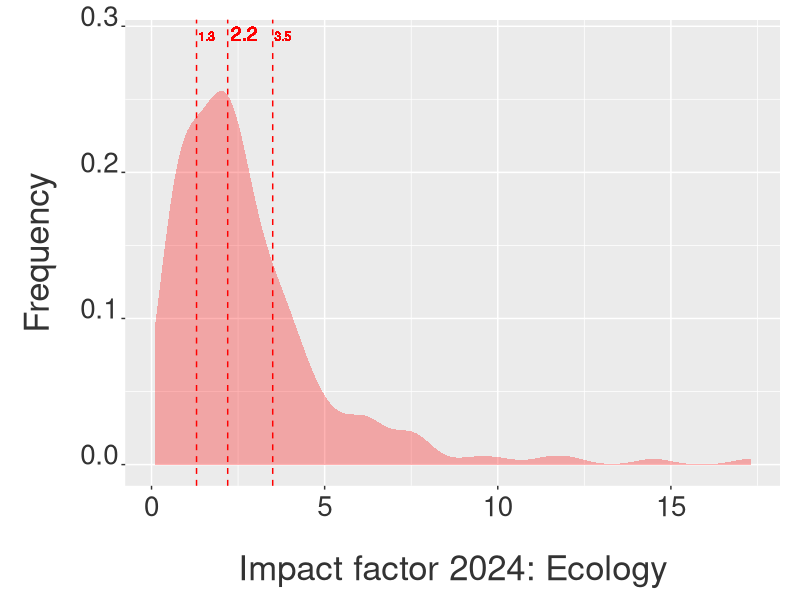

Here is the R script that generated this plot: (Note: this script raises an error after producing the figure.)
################################################################################
##### Impact factor analysis of the journals classified as "Ecology" (JCR)
##### and "Biodiversity" (CAPES).
##### Ecological Synthesis Lab: https://marcomellolab.wordpress.com.
##### Author: Marco Mello.
##### See README for further info:
##### https://github.com/marmello77/ImpactFactor/blob/master/README.md
################################################################################


################################################################################
##### Get ready
################################################################################


setwd(dirname(rstudioapi::getActiveDocumentContext()$path))

rm(list= ls())

library(ggplot2)
library(plyr)
library(RColorBrewer)
library(reshape2)
library(tidyverse)


################################################################################
##### Ecology
################################################################################


# Data import based on the JCR format used until 2021:

#jcreco = read.csv("data/jcr ecology 2021.csv", na = "Not Available",
#skip = 1, header = T)
#neco<-dim(jcreco)[1]
#jcreco<-jcreco[1:(neco-2),]
#jcreco<-jcreco[,1:(ncol(jcreco)-1)]


# Since 2021, JCR changed the raw data to a much messier format. The data are
# downloaded with an extra empty column in the end. You can either remove it 
# manually or using the updated methods below. I prefer Method 2.

# Method 1
#fl <- "data/jcr ecology 2021.csv"
#txt <- readLines(fl)
#txt <- txt[-1]
#txt <- sub(",$", "", txt)
#con <- textConnection(txt)
#df1 <- read.csv(con)
#close(con)
#head(df1)

# Method 2

jcreco <- read.table("data/jcr ecology 2024.csv", sep=",", 
                 skip=2, fill=T, header=T, row.names=NULL,
                 na.strings = "N/A")
names(jcreco)[-ncol(jcreco)] <- names(jcreco)[-1]
jcreco <- jcreco[,-ncol(jcreco)]
jcreco <- jcreco[1:(nrow(jcreco)-2),]
jcreco$Total.Citations <- as.integer(gsub(",", "", jcreco$Total.Citations))

# Since 2024, JCR uses "<0.1" for very low JIF values instead of a number.
# This causes the entire column to be imported as character, breaking quantile().
# The line below converts the column to numeric, turning "<0.1" into NA.
jcreco$X2024.JIF <- suppressWarnings(as.numeric(jcreco$X2024.JIF))

head(jcreco)
tail(jcreco)
colnames(jcreco)
str(jcreco)
dim(jcreco)
sum(is.na(jcreco))

jcreco.med <- summarise(jcreco, 
                        IFmedian = median(X2024.JIF, na.rm = T))
jcreco.med
eco.med = round(jcreco.med[1,1], digits = 2)
eco.med

jcreco.qua1 <- summarise(jcreco, 
                         IFqua1 = quantile(X2024.JIF, probs = 0.25, na.rm = T))
class(jcreco.qua1)
head(jcreco.qua1)
str(jcreco.qua1)
eco.qua1 = round(jcreco.qua1[1,1], digits = 2)
eco.qua1

jcreco.qua2 <- summarise(jcreco, 
                         IFqua2 = quantile(X2024.JIF, probs = 0.75, na.rm = T))
class(jcreco.qua2)
head(jcreco.qua2)
str(jcreco.qua2)
eco.qua2 = round(jcreco.qua2[1,1], digits = 2)
eco.qua2

p1 <- ggplot(jcreco, aes(x=X2024.JIF)) +
  geom_density(color = F, fill = "red", alpha = 0.3, position = "identity") +
  xlab("Impact factor 2024: Ecology") + 
  ylab("Frequency") +
  theme(axis.text.x = element_text(colour="grey20",size=20,
                                   angle=0,hjust=.5,vjust=.5,face="plain"),
        axis.text.y = element_text(colour="grey20",size=20,
                                   angle=0,hjust=1,vjust=0,face="plain"),
        axis.title.x = element_text(colour="grey20",size=25,
                                    angle=0,hjust=.5,vjust=0,face="plain"),
        axis.title.y = element_text(colour="grey20",size=25,
                                    angle=90,hjust=.5,vjust=.5,face="plain")) +
  theme(plot.margin = unit(c(0.5,0.5,0.5,0.5),"cm")) +
  theme(axis.title.y=element_text(margin=margin(0,20,0,0)),
        axis.title.x=element_text(margin=margin(20,0,0,0))) +
  geom_vline(data=jcreco.med, aes(xintercept=eco.med),
             linetype="dashed", size=0.5, color = "red") +
  geom_text(aes(eco.med, 0.29, label = eco.med, angle = 0, 
                hjust = -0.1, vjust = 0), size = 5, color = "red") +
  geom_vline(data=jcreco.qua1, aes(xintercept=eco.qua1),
             linetype="dashed", size=0.5, color = "red") +
  geom_text(aes(eco.qua1, 0.29, label = eco.qua1, angle = 0, 
                hjust = -0.1, vjust = 0), size = 3, color = "red") +
  geom_vline(data=jcreco.qua1, aes(xintercept=eco.qua2),
             linetype="dashed", size=0.5, color = "red") +
  geom_text(aes(eco.qua2, 0.29, label = eco.qua2, angle = 0,
                hjust = -0.1, vjust = 0), size = 3, color = "red")

p1
png(filename= "figures/ecology 2024.png", 
    res= 300,  height= 16, 
    width=26, unit="cm")
p1
dev.off()


################################################################################
##### Biodiversity
################################################################################


jcroce <- read.table("data/jcr oceanography 2024.csv", sep=",", 
                     skip=2, fill=T, header=T, row.names=NULL,
                     na.strings = "N/A")
names(jcroce)[-ncol(jcroce)] <- names(jcroce)[-1]
jcroce <- jcroce[,-ncol(jcroce)]
jcroce <- jcroce[1:(nrow(jcroce)-2),]
jcroce$Total.Citations <- as.integer(gsub(",", "", jcroce$Total.Citations))
jcroce$X2024.JIF <- suppressWarnings(as.numeric(jcroce$X2024.JIF))


jcrpla <- read.table("data/jcr plant sciences 2024.csv", sep=",", 
                     skip=2, fill=T, header=T, row.names=NULL,
                     na.strings = "N/A")
names(jcrpla)[-ncol(jcrpla)] <- names(jcrpla)[-1]
jcrpla <- jcrpla[,-ncol(jcrpla)]
jcrpla <- jcrpla[1:(nrow(jcrpla)-2),]
jcrpla$Total.Citations <- as.integer(gsub(",", "", jcrpla$Total.Citations))
jcrpla$X2024.JIF <- suppressWarnings(as.numeric(jcrpla$X2024.JIF))


jcrzoo <- read.table("data/jcr zoology 2024.csv", sep=",", 
                     skip=2, fill=T, header=T, row.names=NULL,
                     na.strings = "N/A")
names(jcrzoo)[-ncol(jcrzoo)] <- names(jcrzoo)[-1]
jcrzoo <- jcrzoo[,-ncol(jcrzoo)]
jcrzoo <- jcrzoo[1:(nrow(jcrzoo)-2),]
jcrzoo$Total.Citations <- as.integer(gsub(",", "", jcrzoo$Total.Citations))
jcrzoo$X2024.JIF <- suppressWarnings(as.numeric(jcrzoo$X2024.JIF))


head(jcroce)
tail(jcroce)
colnames(jcroce)
str(jcroce)
dim(jcroce)
sum(is.na(jcroce))

head(jcrpla)
tail(jcrpla)
colnames(jcrpla)
str(jcrpla)
dim(jcrpla)
sum(is.na(jcrpla))

head(jcrzoo)
tail(jcrzoo)
colnames(jcrzoo)
str(jcrzoo)
dim(jcrzoo)
sum(is.na(jcrzoo))

jcrbio <- rbind(jcreco, jcroce[1:nrow(jcroce),], 
                jcrpla[1:nrow(jcrpla),], jcrzoo[1:nrow(jcrzoo),])

head(jcrbio)
tail(jcrbio)
dim(jcrbio)
names(jcrbio)
nrow(jcrbio)
length(jcrbio$Journal.name)
sum(nrow(jcreco), nrow(jcroce), nrow(jcrpla), nrow(jcrzoo))

jcrbio$Category <- c(replicate(nrow(jcreco), "Ecology"), 
                     replicate(nrow(jcroce), "Oceanography"), 
                     replicate(nrow(jcrpla), "PlantScience"), 
                     replicate(nrow(jcrzoo), "Zoology"))

jcrbio.med <- ddply(jcrbio, "Category", summarise, 
                    IFmedian = median(X2024.JIF, na.rm = T))
jcrbio.med

eco.med = round(jcrbio.med[1,2], digits = 2)
oce.med = round(jcrbio.med[2,2], digits = 2)
pla.med = round(jcrbio.med[3,2], digits = 2)
zoo.med = round(jcrbio.med[4,2], digits = 2)

p2 <- ggplot(jcrbio, aes(x=X2024.JIF, fill=Category)) +
  geom_density(alpha=.3, position="identity", color = F) +
  xlab("Impact factor 2024: Biodiversidade Capes") + 
  ylab("Frequency") +
  theme(axis.text.x = element_text(colour="grey20",size=20,angle=0,
                                   hjust=.5,vjust=.5,face="plain"),
        axis.text.y = element_text(colour="grey20",size=20,angle=0,
                                   hjust=1,vjust=0,face="plain"),
        axis.title.x = element_text(colour="grey20",size=25,angle=0,
                                    hjust=.5,vjust=0,face="plain"),
        axis.title.y = element_text(colour="grey20",size=25,angle=90,
                                    hjust=.5,vjust=.5,face="plain")) +
  theme(plot.margin = unit(c(0.5,0.5,0.5,0.5),"cm")) +
  theme(axis.title.y=element_text(margin=margin(0,20,0,0)),
        axis.title.x=element_text(margin=margin(20,0,0,0))) +
  geom_vline(data=jcrbio.med, aes(xintercept=IFmedian,  colour=Category),
             linetype="dashed", size=0.5) +
  geom_text(aes(eco.med, 0.60, label = eco.med, angle = 0, 
                hjust = 0, vjust = 0), size = 3) +
  geom_text(aes(oce.med, 0.62, label = oce.med, angle = 0, 
                hjust = 0, vjust = 0), size = 3) +
  geom_text(aes(pla.med, 0.64, label = pla.med, angle = 0, 
                hjust = 0, vjust = 0), size = 3) +
  geom_text(aes(zoo.med, 0.66, label = zoo.med, angle = 0, 
                hjust = 0, vjust = 0), size = 3)

p2
png(filename= "figures/biodiversity 2024.png", 
    res= 300,  height= 16,
    width=26, unit="cm")
p2
dev.off()


# Save workspace so ImpactFactor.Rmd can load pre-processed objects directly
save.image(file = "data/workspace.RData")


################################### END ########################################
